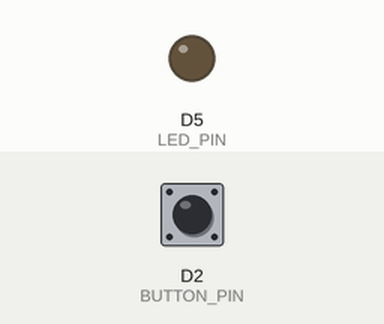
Simulated run of this sketch. Board: ESP8266 (NodeMCU). Shown: output pins drawn as LEDs (lit = HIGH). The inputs (shaded band) are chosen by the test bench; at power-on: D2 (BUTTON_PIN) LOW.

Above: at 1.2 s.
1.3 s: D2 (BUTTON_PIN) pulled HIGH for 0.15 s
At 1.37 s:
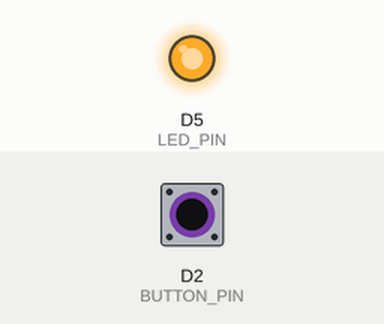
2.9 s: D2 (BUTTON_PIN) pulled HIGH for 3.2 s
At 7.0 s:
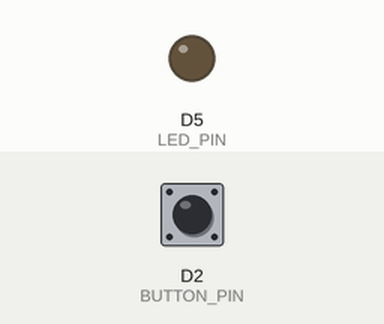
Timing chart, 0 to 8.5 s (numbered marks = the images above; inputs shaded):
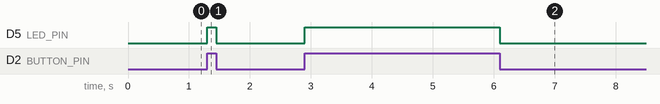

Measured:
- after the input at 1.3 s, D5 (LED_PIN): LOW → HIGH at once, → LOW 0.15 s later
- after the input at 2.9 s, D5 (LED_PIN): LOW → HIGH at once, → LOW 3.2 s later

The sketch:

InterruptTest.ino
```cpp
/*
 * This Arduino Nano ESP32 code was developed by newbiely.com
 *
 * This Arduino Nano ESP32 code is made available for public use without any restriction
 *
 * For comprehensive instructions and wiring diagrams, please visit:
 * https://newbiely.com/tutorials/arduino-nano-esp32/arduino-nano-esp32-button-led
 */
#ifdef AVR
#define BUTTON_PIN 13  // The Arduino Nano ESP32 pin connected to the button
#define LED_PIN 2     // The Arduino Nano ESP32 pin connected to the LED
#else
#define BUTTON_PIN D2  // The Arduino Nano ESP32 pin connected to the button
#define LED_PIN D5     // The Arduino Nano ESP32 pin connected to the LED
#endif

int led_state = LOW;    // The current state of LED
int prev_button_state;  // The previous state of button
int button_state;       // The current state of button

void ARDUINO_ISR() {
  button_state = !button_state;
}

// void setup() {
//   Serial.begin(115200);  // Initialize the Serial to communicate with the Serial Monitor.
//   Serial.println("Begin program.");
//   pinMode(LED_PIN, OUTPUT);           // set arduino pin to output mode
//   pinMode(BUTTON_PIN, INPUT_PULLUP);  // set arduino pin to input pull-up mode
//   attachInterrupt(BUTTON_PIN, ARDUINO_ISR, CHANGE);

//   button_state = digitalRead(BUTTON_PIN);
// }

// void loop() {
//   prev_button_state = button_state;        // save the last state
//   // button_state = digitalRead(BUTTON_PIN);  // read new state

//   if (prev_button_state == HIGH && button_state == LOW) {
//     Serial.println("The button is pressed");

//     // toggle state of LED
//     led_state = !led_state;

//     // control LED according to the toggled state
//     digitalWrite(LED_PIN, led_state);
//   }
// }

// Interrupt Service Routine (ISR)
void switchPressed ()
{
  if (digitalRead (BUTTON_PIN) == HIGH)
    digitalWrite (LED_PIN, HIGH);
  else
    digitalWrite (LED_PIN, LOW);
}  // end of switchPressed

void setup ()
{
  pinMode (LED_PIN, OUTPUT);  // so we can update the LED
  digitalWrite (BUTTON_PIN, HIGH);  // internal pull-up resistor
  attachInterrupt (digitalPinToInterrupt (BUTTON_PIN), switchPressed, CHANGE);  // attach interrupt handler
}  // end of setup

void loop ()
{
  // loop doing nothing
}
```
